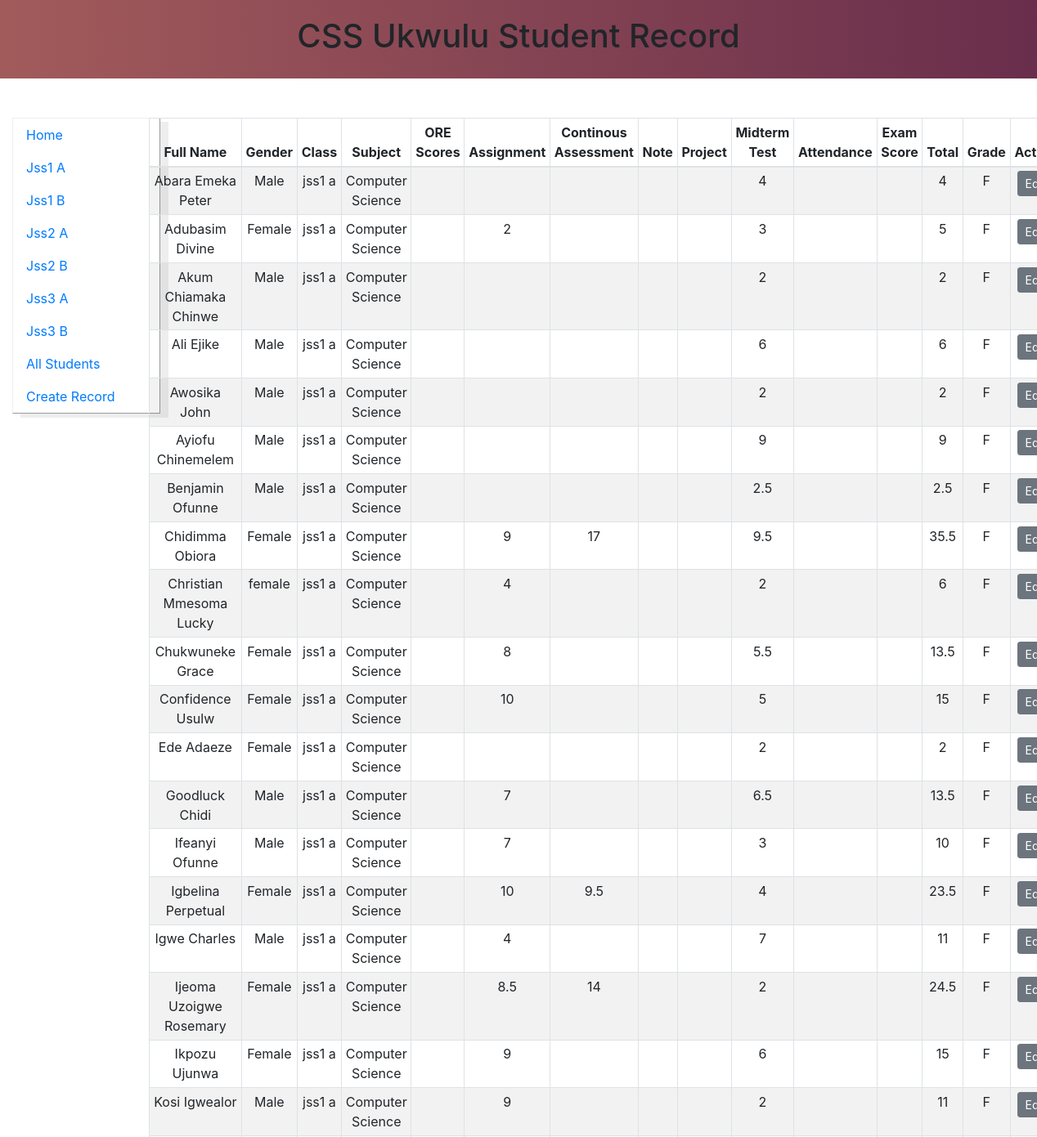
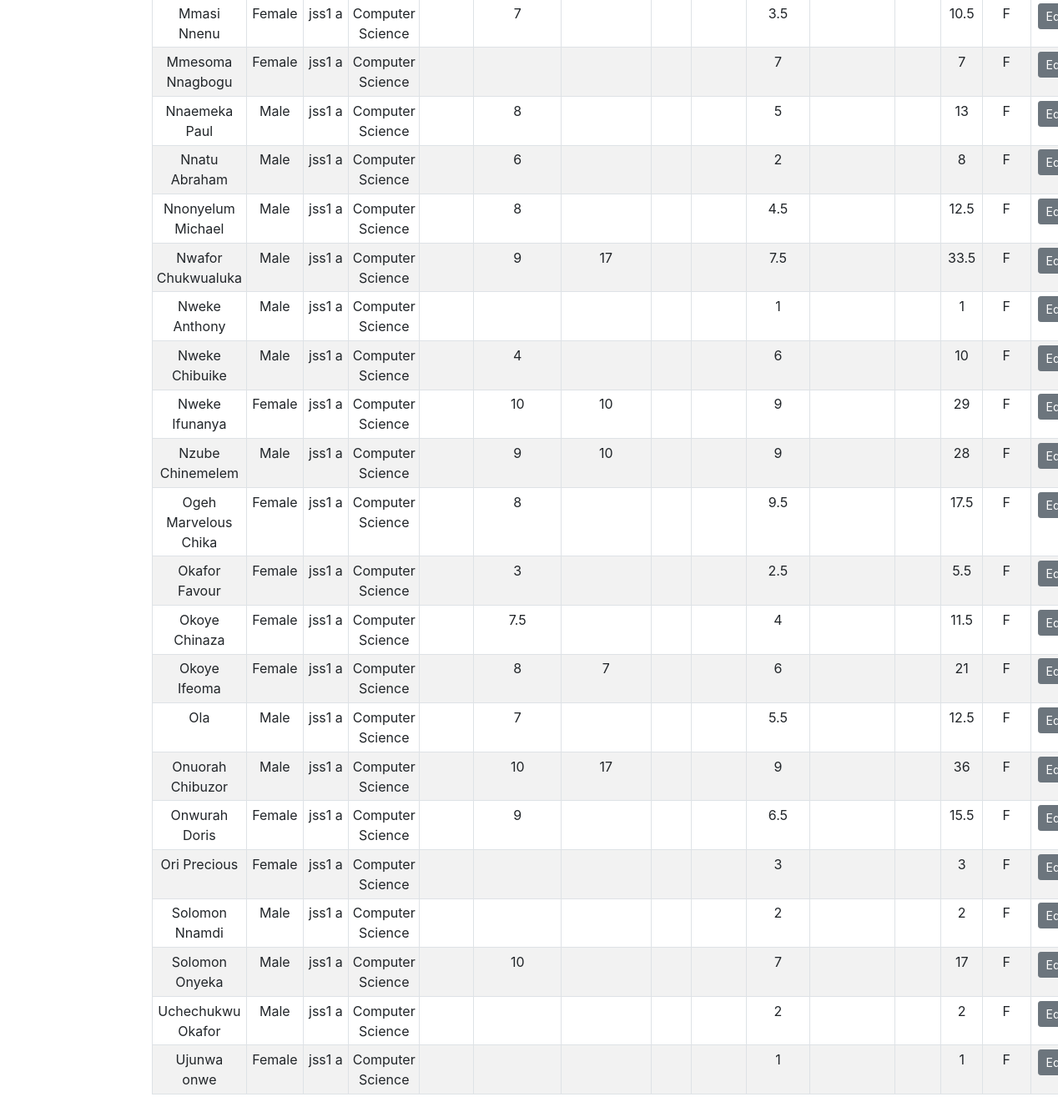
Page /jss1a.php on the committed database (2 pictures, top to bottom).
### tables this page shows
CREATE TABLE `scores` (
  `StudentsId` int(11) NOT NULL,
  `Name` varchar(50) DEFAULT NULL,
  `Gender` varchar(11) NOT NULL,
  `Student_Class` varchar(100) NOT NULL,
  `Subject` varchar(50) NOT NULL,
  `ORE` varchar(50) DEFAULT NULL,
  `Assignment` varchar(50) DEFAULT NULL,
  `C_A` varchar(50) NOT NULL,
  `Note` varchar(50) NOT NULL,
  `Project` varchar(50) NOT NULL,
  `MidtermTest` varchar(50) DEFAULT NULL,
  `Attendance` varchar(50) DEFAULT NULL,
  `Exam` varchar(50) DEFAULT NULL,
  `Total` varchar(100) NOT NULL,
  `Grade` varchar(50) DEFAULT NULL,
  `Avatar` varchar(100) NOT NULL,
  `Status` int(11) NOT NULL
);

### jss1a.php (the view, shortened to what this page needs)
<?php include 'control.php' ?>
<!DOCTYPE html>
<html lang="en">
<head>
	<link rel="stylesheet"  href="main.css">
	<link rel="stylesheet" type="text/css" href="css/bootstrap.min.css">
</head>
<body>
<header>
	<div class="container">
	<div class="header-top">
		<h1 class="text-center">CSS Ukwulu Student Record</h1>
	</div>
</header>
<section>
	<div class="container-fluid">
		<div class="row">
		<div class="col-sm-12 col-md-2">
			<?php include 'sidenav.php'?>
		</div>
		<div class="col-sm-12 col-md-10 d-flex justify-content-center ">
		<table class="table table-bordered table-striped my-5 text-center table-sm" style="max-width: 500px">
			<?php $result = mysqli_query($conn, "SELECT * FROM scores where Student_Class = 'jss1 a' ORDER BY Name ASC") or die(mysqli_error($conn));?>
			<thead>
				<tr>
					<th scope="col">Full Name</th>
					<th scope="col">Gender</th>
					<th scope="col">Class</th>
					<th scope="col">Subject</th>
					<th scope="col">ORE Scores</th>
					<th scope="col">Assignment</th>
					<th scope="col">Continous Assessment</th>
					<th scope="col">Note</th>
					<th scope="col">Project</th>
					<th scope="col">Midterm Test</th>
					<th scope="col">Attendance</th>
					<th scope="col">Exam Score</th>
					<th scope="col">Total</th>
					<th scope="col">Grade</th>
					<th scope="col" colspan="2">Action</th>
				</tr>
			</thead>
			<tbody>
				<?php while ($row = mysqli_fetch_assoc($result)) {?>
				<tr>
					<td><?php echo $row['Name']?></td>
					<td><?php echo $row['Gender']?></td>
					<td><?php echo $row['Student_Class']?></td>
					<td><?php echo $row['Subject']?></td>
					<td><?php echo $row['ORE']?></td>
					<td><?php echo $row['Assignment']?></td>
					<td><?php echo $row['C_A']?></td>
					<td><?php echo $row['Note']?></td>
					<td><?php echo $row['Project']?></td>
					<td><?php echo $row['MidtermTest']?></td>
					<td><?php echo $row['Attendance']?></td>
					<td><?php echo $row['Exam']?></td>
					<td><?php echo $row['Total']?></td>
					<td><?php echo $row['Grade']?></td>
					<td><a href="edit.php?edit=<?php echo $row['StudentsId']; ?>" class="btn btn-sm btn-secondary" >Edit</a></td>
				</tr>
				<?php }?>
			</tbody>
		</table>
	</div>
	</div>
</div>
</section>
</body>
</html>

### sidenav.php (shortened to what this page needs)
<ul class="nav nav-pills navbar-sticky  flex-column my-5 " style="border:  1px outset;  box-shadow: 10px 5px #eee;">
  <li class="nav-item">
    <a class="nav-link" href="index.php">Home</a>
  </li>
  <li class="nav-item">
    <a class="nav-link" href="jss1a.php">Jss1 A</a>
  </li>
  <li class="nav-item">
    <a class="nav-link" href="jss1b.php">Jss1 B</a>
  </li>
  <li class="nav-item">
    <a class="nav-link" href="jss2a.php">Jss2 A</a>
  </li>
  <li class="nav-item">
    <a class="nav-link" href="jss2b.php">Jss2 B</a>
  </li>
  <li class="nav-item">
    <a class="nav-link" href="jss3a.php">Jss3 A</a>
  </li>
  <li class="nav-item">
    <a class="nav-link" href="jss3b.php">Jss3 B</a>
  </li>
  <li class="nav-item">
    <a class="nav-link" href="allstudents.php">All Students</a>
  </li>
  <li class="nav-item">
    <a class="nav-link" href="create.php">Create Record</a>
  </li>
</ul>

### main.css (style rules this page uses)
* { margin: 0; }
html { font-size: 1rem; }
header { background: linear-gradient(to right, #a25b5b, #692e4c); padding: 20px; }
a { color: black; text-decoration: none; }

### sidenav.php (style rules this page uses)
.nav-link { background: #fff; }

### rows in the picture
scores: Name "Abara Emeka Peter", Gender "Male", Student_Class "jss1 a", Subject "Computer Science", MidtermTest "4", Total "4", Grade "F"
scores: Name "Adubasim Divine", Gender "Female", Student_Class "jss1 a", Subject "Computer Science", Assignment "2", MidtermTest "3", Total "5", Grade "F"
scores: Name "Akum Chiamaka Chinwe", Gender "Male", Student_Class "jss1 a", Subject "Computer Science", MidtermTest "2", Total "2", Grade "F"
scores: Name "Ali Ejike", Gender "Male", Student_Class "jss1 a", Subject "Computer Science", MidtermTest "6", Total "6", Grade "F"
scores: Name "Awosika John", Gender "Male", Student_Class "jss1 a", Subject "Computer Science", MidtermTest "2", Total "2", Grade "F"
scores: Name "Ayiofu Chinemelem", Gender "Male", Student_Class "jss1 a", Subject "Computer Science", MidtermTest "9", Total "9", Grade "F"
scores: Name "Benjamin Ofunne", Gender "Male", Student_Class "jss1 a", Subject "Computer Science", MidtermTest "2.5", Total "2.5", Grade "F"
scores: Name "Chidimma Obiora", Gender "Female", Student_Class "jss1 a", Subject "Computer Science", Assignment "9", C_A "17", MidtermTest "9.5", Total "35.5", Grade "F"
scores: Name "Christian Mmesoma Lucky", Gender "female", Student_Class "jss1 a", Subject "Computer Science", Assignment "4", MidtermTest "2", Total "6", Grade "F"
scores: Name "Chukwuneke Grace", Gender "Female", Student_Class "jss1 a", Subject "Computer Science", Assignment "8", MidtermTest "5.5", Total "13.5", Grade "F"
scores: Name "Confidence Usulw", Gender "Female", Student_Class "jss1 a", Subject "Computer Science", Assignment "10", MidtermTest "5", Total "15", Grade "F"
scores: Name "Ede Adaeze", Gender "Female", Student_Class "jss1 a", Subject "Computer Science", MidtermTest "2", Total "2", Grade "F"
scores: Name "Goodluck Chidi", Gender "Male", Student_Class "jss1 a", Subject "Computer Science", Assignment "7", MidtermTest "6.5", Total "13.5", Grade "F"
scores: Name "Ifeanyi Ofunne", Gender "Male", Student_Class "jss1 a", Subject "Computer Science", Assignment "7", MidtermTest "3", Total "10", Grade "F"
scores: Name "Igbelina Perpetual", Gender "Female", Student_Class "jss1 a", Subject "Computer Science", Assignment "10", C_A "9.5", MidtermTest "4", Total "23.5", Grade "F"
scores: Name "Igwe Charles", Gender "Male", Student_Class "jss1 a", Subject "Computer Science", Assignment "4", MidtermTest "7", Total "11", Grade "F"
scores: Name "Ijeoma Uzoigwe Rosemary", Gender "Female", Student_Class "jss1 a", Subject "Computer Science", Assignment "8.5", C_A "14", MidtermTest "2", Total "24.5", Grade "F"
scores: Name "Ikpozu Ujunwa", Gender "Female", Student_Class "jss1 a", Subject "Computer Science", Assignment "9", MidtermTest "6", Total "15", Grade "F"
scores: Name "Kosi Igwealor", Gender "Male", Student_Class "jss1 a", Subject "Computer Science", Assignment "9", MidtermTest "2", Total "11", Grade "F"
scores: Name "Mmasi Nnenu", Gender "Female", Student_Class "jss1 a", Subject "Computer Science", Assignment "7", MidtermTest "3.5", Total "10.5", Grade "F"
scores: Name "Mmesoma Nnagbogu", Gender "Female", Student_Class "jss1 a", Subject "Computer Science", MidtermTest "7", Total "7", Grade "F"
scores: Name "Nnaemeka Paul", Gender "Male", Student_Class "jss1 a", Subject "Computer Science", Assignment "8", MidtermTest "5", Total "13", Grade "F"
scores: Name "Nnatu Abraham", Gender "Male", Student_Class "jss1 a", Subject "Computer Science", Assignment "6", MidtermTest "2", Total "8", Grade "F"
scores: Name "Nnonyelum Michael", Gender "Male", Student_Class "jss1 a", Subject "Computer Science", Assignment "8", MidtermTest "4.5", Total "12.5", Grade "F"
scores: Name "Nwafor Chukwualuka", Gender "Male", Student_Class "jss1 a", Subject "Computer Science", Assignment "9", C_A "17", MidtermTest "7.5", Total "33.5", Grade "F"
scores: Name "Nweke Anthony", Gender "Male", Student_Class "jss1 a", Subject "Computer Science", MidtermTest "1", Total "1", Grade "F"
scores: Name "Nweke Chibuike", Gender "Male", Student_Class "jss1 a", Subject "Computer Science", Assignment "4", MidtermTest "6", Total "10", Grade "F"
scores: Name "Nweke Ifunanya", Gender "Female", Student_Class "jss1 a", Subject "Computer Science", Assignment "10", C_A "10", MidtermTest "9", Total "29", Grade "F"
scores: Name "Nzube Chinemelem", Gender "Male", Student_Class "jss1 a", Subject "Computer Science", Assignment "9", C_A "10", MidtermTest "9", Total "28", Grade "F"
scores: Name "Ogeh Marvelous Chika", Gender "Female", Student_Class "jss1 a", Subject "Computer Science", Assignment "8", MidtermTest "9.5", Total "17.5", Grade "F"
scores: Name "Okafor Favour", Gender "Female", Student_Class "jss1 a", Subject "Computer Science", Assignment "3", MidtermTest "2.5", Total "5.5", Grade "F"
scores: Name "Okoye Chinaza", Gender "Female", Student_Class "jss1 a", Subject "Computer Science", Assignment "7.5", MidtermTest "4", Total "11.5", Grade "F"
scores: Name "Okoye Ifeoma", Gender "Female", Student_Class "jss1 a", Subject "Computer Science", Assignment "8", C_A "7", MidtermTest "6", Total "21", Grade "F"
scores: Name "Ola", Gender "Male", Student_Class "jss1 a", Subject "Computer Science", Assignment "7", MidtermTest "5.5", Total "12.5", Grade "F"
scores: Name "Onuorah Chibuzor", Gender "Male", Student_Class "jss1 a", Subject "Computer Science", Assignment "10", C_A "17", MidtermTest "9", Total "36", Grade "F"
scores: Name "Onwurah Doris", Gender "Female", Student_Class "jss1 a", Subject "Computer Science", Assignment "9", MidtermTest "6.5", Total "15.5", Grade "F"
scores: Name "Ori Precious", Gender "Female", Student_Class "jss1 a", Subject "Computer Science", MidtermTest "3", Total "3", Grade "F"
scores: Name "Solomon Nnamdi", Gender "Male", Student_Class "jss1 a", Subject "Computer Science", MidtermTest "2", Total "2", Grade "F"
scores: Name "Solomon Onyeka", Gender "Male", Student_Class "jss1 a", Subject "Computer Science", Assignment "10", MidtermTest "7", Total "17", Grade "F"
scores: Name "Uchechukwu Okafor", Gender "Male", Student_Class "jss1 a", Subject "Computer Science", MidtermTest "2", Total "2", Grade "F"
scores: Name "Ujunwa onwe", Gender "Female", Student_Class "jss1 a", Subject "Computer Science", MidtermTest "1", Total "1", Grade "F"
